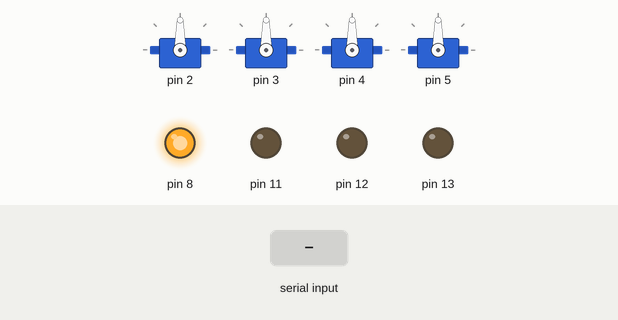
This sketch was run on a simulated Arduino Uno, built with avr-gcc and run on an emulated ATmega328P. On the bench: 4 × servo, output pins drawn as LEDs (lit = HIGH). The inputs (shaded band) are chosen by the test bench. What the sketch prints to the serial monitor is not drawn.

Above: at 1.2 s.
1.3 s: byte 255 (0xff) received over Serial
3.7 s: byte 255 (0xff) received over Serial
At 4.4 s:
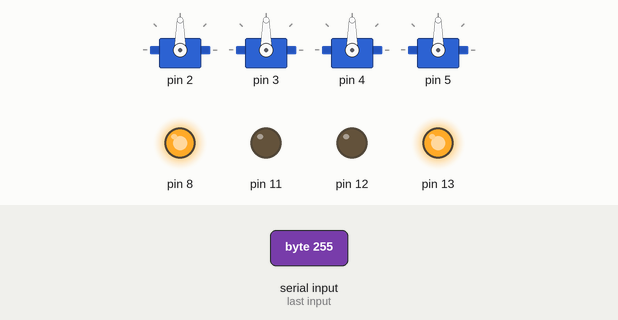
At 5.4 s:
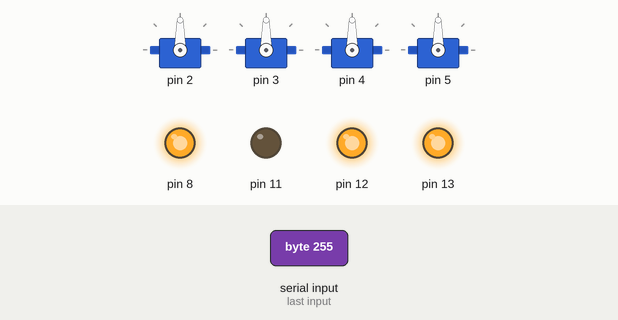
6.1 s: byte 255 (0xff) received over Serial
At 8.5 s:
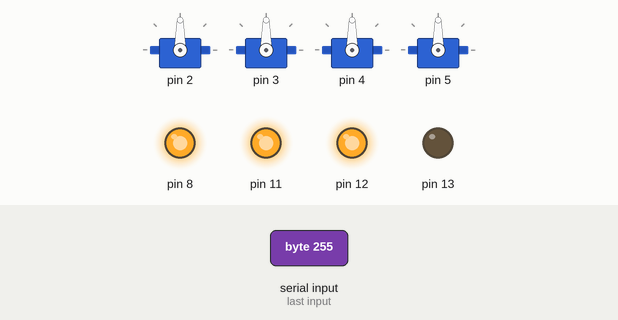
Timing chart, 0 to 10.0 s (numbered marks = the images above; inputs shaded):
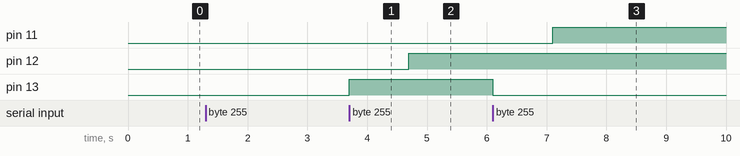

The sketch:

hanging_system.ino
```cpp
#include <Servo.h>          //サーボ使うよ
#include "hanging_system.h" //かける機構ライブラリ
#include <SoftwareSerial.h> //MDグリーンへの送信用ソフトウェアシリアル

//初期位置，供給位置
const int degpA[2] = {90, 170}; //サーボA-plus
const int degmA[2] = {90, 170}; //サーボA-minus
const int degpB[2] = {90, 170}; //サーボA-plus
const int degmB[2] = {90, 170}; //サーボA-minus

//上時供給，下時供給,上下エア，上初期角,下初期角，供給サーボON時間，サーボ戻り時間，エア変時間
//                  spp,spm,air, degpdef,  degmdef,  t1,  t2,   tc
hanging_system unit_A(2, 3, 11, degpA[0], degmA[0], 500, 300, 1000);
hanging_system unit_B(4, 5, 12, degpB[0], degmB[0], 500, 300, 1000);

// SoftwareSerial mdblack(A1, A0); //rx,txモタドらへの送信
//👆シリアルをXbeeと共用にしたので削除

uint8_t mdblack_datas[4]; //モタドらへの送信データ//X,Y,theta,button

boolean now_button_state[15];  //現在のボタン
boolean last_button_state[15]; //1個前のボタン
boolean button_rize[15];       //ボタン立ち上がり
int sta13 = 0;                 //LEDちかちか用
void setup()
{
   pinMode(8, OUTPUT);    //起動確認LED
   pinMode(13, OUTPUT);   //シリアル確認LED
   digitalWrite(8, HIGH); //起動確認LED
   digitalWrite(13, LOW); //シリアル確認LED
   Serial.begin(115200);  //XBee通信速度
   // mdblack.begin(9600);   //モタドら通信速度
}

void loop()
{
   if (Serial.available() > 0) //シリアルが受信可能時
   {
      if (Serial.read() == 0xff) //ヘッダーデータ来てたら
      {
         digitalWrite(13, sta13); //シリアル状態LED更新
         sta13 = !sta13;          //シリアル状態更新

         uint8_t values[19];           //受信データ格納配列
         Serial.readBytes(values, 19); //データ読みこみ

         //ボタン現状態と立ち上がり検知
         for (int i = 0; i < 15; i++)                                      //0~14はWiiのボタンデータ
         {                                                                 //A,X,Y,B,P,H,M,R,U,L,D,L.ZL.R,ZR
            now_button_state[i] = values[i];                               //1or0
            button_rize[i] = !last_button_state[i] && now_button_state[i]; //前０で今１だと立ち上がり
            last_button_state[i] = now_button_state[i];                    //今を過去に
         }

         mdblack_datas[0] = values[15];                   //LX
         mdblack_datas[1] = values[16];                   //LY
         mdblack_datas[2] = values[17];                   //XR
         mdblack_datas[3] = (button_rize[0] << 0) |       //開閉(A)
                            (now_button_state[7] << 1) |  //出っ張る(R)
                            (now_button_state[9] << 2) |  //縮む(L)
                            (now_button_state[8] << 3) |  //上昇(U)
                            (now_button_state[10] << 4) | //下降(D)
                            ((now_button_state[1] &&      //X&&
                              now_button_state[5])        //HOME
                             << 5) |                      //
                            (now_button_state[2]) << 6;   //Y

         // mdblack.listen();    //ソフトウェアシリアルを使えるように
         // mdblack.write(0xff); //ヘッダ送信
         // mdblack.write(mdblack_datas, 4);
         Serial.write(0xff);
         Serial.write(mdblack_datas, 4);
         // send_bytes(mdblack, send_datas, 5); //モーターとエアのデータ送信

         //TODO ⊕ボタンでかけるにするほうがいい?
         if (!now_button_state[6]) //⊖ボタン押してない（普通に供給してかっけるとき）
         {
            //右
            if (button_rize[14])                   //ZR
               unit_A.hang(0, degmA[1], degmA[0]); //奥　にかけて上がる
            else if (button_rize[13])              //R
               unit_A.hang(1, degpA[1], degpA[0]); //手前にかけて上がる
            //左
            if (button_rize[12])                   //ZL
               unit_B.hang(0, degmB[1], degmB[0]); //奥　にかけて上がる
            else if (button_rize[11])              //L
               unit_B.hang(1, degpB[1], degpB[0]); //手前にかけて上がる
         }
         else //⊖ボタン押してるとき（ただ指定したほうを上げるだけ）
         {
            //右
            if (button_rize[14])      //ZR
               unit_A.empty_hang(0);  //奥　が上がる
            else if (button_rize[13]) //R
               unit_A.empty_hang(1);  //手前が上がる
            //左
            if (button_rize[12])      //ZL
               unit_B.empty_hang(0);  //奥　が上がる
            else if (button_rize[11]) //L
               unit_B.empty_hang(1);  //手前が上がる
         }
      }
   }
   unit_A.always_run_function(); //ハンギングシステムの常時更新
   unit_B.always_run_function(); //ハンギングシステムの常時更新
}
```

hanging_system.cpp
```cpp
#include "hanging_system.h"
#include <Arduino.h>

hanging_system::hanging_system(uint8_t spp_pin, uint8_t spm_pin, uint8_t air_pin, unsigned int deg_pdef, unsigned int deg_mdef, unsigned int t1, unsigned int t2, unsigned int tc)
{
    pinMode(air_pin, OUTPUT); //出力
    spp.attach(spp_pin);      //サーボ初期化
    spm.attach(spm_pin);      //サーボ初期化
    spp.write(deg_pdef);      //サーボ初期位置
    spm.write(deg_mdef);      //サーボ初期位置
    supply_start_time = millis();
    // delay(500);
    // spp.detach();
    // spm.detach();
    air = air_pin; //エアピン
    servo_p = spp_pin;
    servo_m = spm_pin;
    // deg_1 = deg1; //供給時の角度
    // deg_2 = deg2; //普段の角度
    t_1 = t1; //供給時間
    t_2 = t2; //リロード時間
    t_c = tc; //上下時間
}
void hanging_system::air_change()
{
    digitalWrite(air, !now_air_pos); //エアを今と反対の出力にする
    air_change_time = millis();      //エアの動作開始時間を記録
    air_is_moving = true;            //エア動作中に状態変更
}
void hanging_system::hang(boolean hang_pos, unsigned int deg1, unsigned int deg2) //指定したほうに供給(deg2=初期位置)
{
    if (!air_is_moving) //エアが動作中でないときのみリクエスト受けつけ
    {
        deg_1 = deg1;                 //供給角度
        deg_2 = deg2;                 //停止角度
        has_requested_hanging = true; //供給リクエスト
        if (now_air_pos != hang_pos)  //今供給不可能位置なら
            air_change();             //エアを逆にして，
    }
}
void hanging_system::empty_hang(boolean hang_pos) //かけずに指定されたほうを上げる
{
    if (!air_is_moving)              //エアが動作中でないときのみリクエスト受けつけ
        if (now_air_pos == hang_pos) //逆位置なら
            air_change();            //エアを逆にする
}
void hanging_system::always_run_function() //常時動作して状態更新関数
{
    if (air_is_moving && (millis() - air_change_time) > t_c) //エアが動いてて一定時間たったら
    {
        now_air_pos = !now_air_pos; //エア位置を逆に
        air_is_moving = false;      //エア動いてないよにする
    }
    if (!air_is_moving && has_requested_hanging) //エアが動き終わり，供給要求があったとき
    {
        has_requested_hanging = false; //供給要求をリセット
        servo_move(deg_1);             //サーボを供給位置に
        is_supplying = true;           //供給中に状態変更
        supply_start_time = millis();  //供給開始時間を更新
    }
    if (is_supplying && (millis() - supply_start_time) > t_1) //サーボが動き始めてt1たったら
    {
        is_supplying = false; //供給中じゃなくする
        air_change();         //エアを再び上げる
        servo_move(deg_2);    //サーボを元に戻す
    }
    if ((millis() - supply_start_time) > (t_1 + t_2)) //サーボ動作停止for省電力
    {
        spp.detach(); //サーボOFF
        spm.detach(); //サーボOFF
    }
}
void hanging_system::servo_move(int deg) //サーボ動作関数
{
    if (now_air_pos == 0) //今下なら
    {
        spm.attach(servo_m); //サーボ稼働
        spm.write(deg);      //下の供給地点に供給
    }
    else if (now_air_pos == 1) //今上なら
    {
        spp.attach(servo_p); //サーボ稼働
        spp.write(deg);      //上の供給地点に供給
    }
}

void hanging_system::show_all_state()
{
    Serial.print("sst:");
    Serial.print(supply_start_time);
    Serial.print(",act:");
    Serial.print(air_change_time);
    Serial.print(",is:");
    Serial.print(is_supplying);
    Serial.print(",nap:");
    Serial.print(now_air_pos);
    Serial.print(",aim");
    Serial.print(air_is_moving);
    Serial.print(",hrh");
    Serial.println(has_requested_hanging);
}
```

hanging_system.h
```cpp
#ifndef HANGING_SYSTEM_H
#define HANGING_SYSTEM_H

#include <Arduino.h>
#include <Servo.h>

class hanging_system
{
private:
    unsigned long supply_start_time, air_change_time;
    boolean is_supplying, now_air_pos, air_is_moving, has_requested_hanging;
    uint8_t air, servo_p, servo_m;
    Servo spp, spm;
    unsigned int t_1, t_2, t_c, deg_1, deg_2;
    void air_change();
    void servo_move(int deg);

public:
    hanging_system(uint8_t spp_pin, uint8_t spm_pin, uint8_t air_pin, unsigned int deg_pdef, unsigned int deg_mdef, unsigned int t1, unsigned int t2, unsigned int tc);
    void always_run_function();
    void hang(boolean hang_pos, unsigned int deg1, unsigned int deg2);
    void empty_hang(boolean hang_pos);
    void show_all_state();
};

#endif
```

Measured:
- after the input at 1.3 s, every drawn part: stays the same
- after the input at 3.7 s, pin 12: LOW → HIGH after 1.0 s; pin 13: LOW → HIGH at once
- after the input at 6.1 s, pin 11: LOW → HIGH after 1.0 s; pin 13: HIGH → LOW at once
